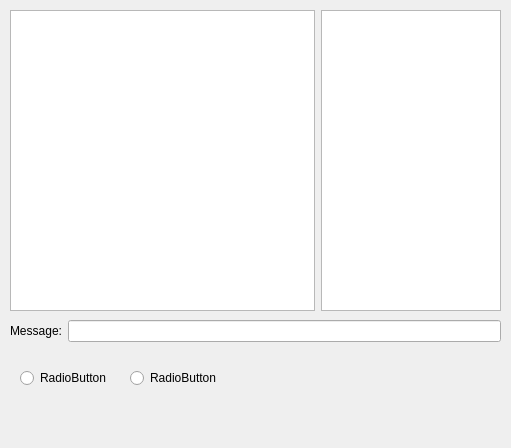
<?xml version="1.0" encoding="UTF-8"?>
<ui version="4.0">
 <class>ChatDialog</class>
 <widget class="QDialog" name="ChatDialog">
  <property name="geometry">
   <rect>
    <x>0</x>
    <y>0</y>
    <width>511</width>
    <height>448</height>
   </rect>
  </property>
  <property name="windowTitle">
   <string>Dialog</string>
  </property>
  <widget class="QWidget" name="layoutWidget">
   <property name="geometry">
    <rect>
     <x>10</x>
     <y>10</y>
     <width>491</width>
     <height>301</height>
    </rect>
   </property>
   <layout class="QHBoxLayout" name="_3">
    <property name="spacing">
     <number>6</number>
    </property>
    <property name="margin">
     <number>0</number>
    </property>
    <item>
     <widget class="QTextEdit" name="textEdit_2">
      <property name="focusPolicy">
       <enum>Qt::NoFocus</enum>
      </property>
      <property name="readOnly">
       <bool>true</bool>
      </property>
     </widget>
    </item>
    <item>
     <widget class="QListWidget" name="listWidget_2">
      <property name="maximumSize">
       <size>
        <width>180</width>
        <height>16777215</height>
       </size>
      </property>
      <property name="focusPolicy">
       <enum>Qt::NoFocus</enum>
      </property>
     </widget>
    </item>
   </layout>
  </widget>
  <widget class="QWidget" name="layoutWidget_2">
   <property name="geometry">
    <rect>
     <x>10</x>
     <y>320</y>
     <width>491</width>
     <height>22</height>
    </rect>
   </property>
   <layout class="QHBoxLayout" name="_4">
    <property name="spacing">
     <number>6</number>
    </property>
    <property name="margin">
     <number>0</number>
    </property>
    <item>
     <widget class="QLabel" name="label_2">
      <property name="text">
       <string>Message:</string>
      </property>
     </widget>
    </item>
    <item>
     <widget class="QLineEdit" name="lineEdit_2"/>
    </item>
   </layout>
  </widget>
  <widget class="QRadioButton" name="radioButton">
   <property name="geometry">
    <rect>
     <x>20</x>
     <y>370</y>
     <width>89</width>
     <height>16</height>
    </rect>
   </property>
   <property name="text">
    <string>RadioButton</string>
   </property>
   <attribute name="buttonGroup">
    <string>buttonGroup</string>
   </attribute>
  </widget>
  <widget class="QRadioButton" name="radioButton_2">
   <property name="geometry">
    <rect>
     <x>130</x>
     <y>370</y>
     <width>89</width>
     <height>16</height>
    </rect>
   </property>
   <property name="text">
    <string>RadioButton</string>
   </property>
   <attribute name="buttonGroup">
    <string>buttonGroup</string>
   </attribute>
  </widget>
 </widget>
 <resources/>
 <connections/>
 <buttongroups>
  <buttongroup name="buttonGroup"/>
 </buttongroups>
</ui>
